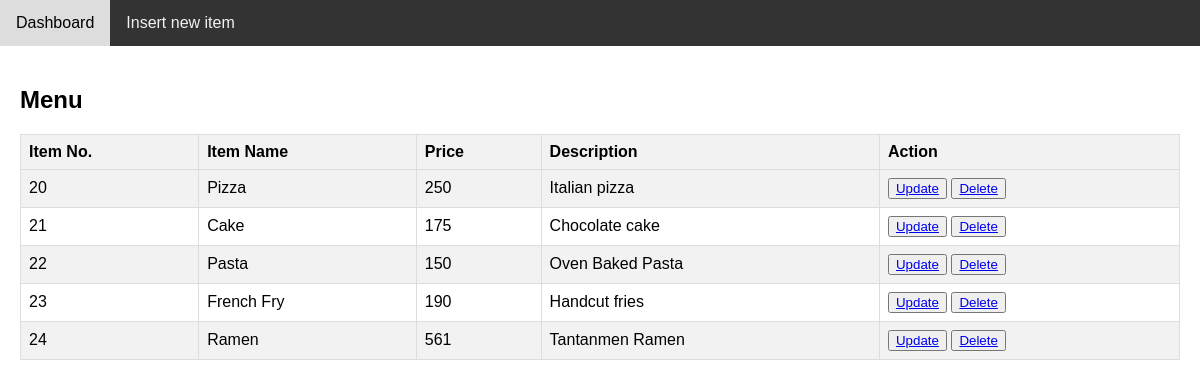
Screenshot of /Restaurant/menu/menu.php (signed in) with the database file from the repository.
### tables this page shows
CREATE TABLE `menu` (
  `Item_Number` int(2) NOT NULL,
  `Item_Name` varchar(20) DEFAULT NULL,
  `price` int(11) NOT NULL,
  `Description` varchar(100) DEFAULT NULL,
  `Restaurant_ID` int(11) NOT NULL
);

### Restaurant/menu/menu.php (the view, shortened to what this page needs)
<!DOCTYPE html>
<html>
<head>
    <link rel="stylesheet" type="text/css" href="menu.css">
    <link rel="stylesheet" href="https://cdnjs.cloudflare.com/ajax/libs/font-awesome/4.7.0/css/font-awesome.min.css">
</head>
<body>
<div class="topnav">
  <a href="http://localhost/dbdine/Restaurant/r_dashboard/r_dashboard.php">Dashboard</a>
  <a href="http://localhost/dbdine/Restaurant/menu/new_item.php">Insert new item</a>
</div>
<div class="content">
  <h2>Menu</h2>
  <?php
include("../../admin/db.php");
$Restaurant_ID = $_SESSION['Restaurant_ID'];
$sql = "SELECT * FROM Menu WHERE Restaurant_ID = ?";
$stmt1 = $conn->prepare($sql);
$stmt1->bind_param("i", $Restaurant_ID);
$stmt1->execute();
$result1 = $stmt1->get_result();
echo "<table border='1'>";
echo "<tr><th>Item No.</th>
          <th>Item Name</th>
          <th>Price</th>
          <th>Description</th>
          <th>Action</th>
          </tr>";
while ($row = $result1->fetch_assoc()) {
    echo "<tr>
    <td>".$row["Item_Number"]."</td>
    <td>".$row["Item_Name"]."</td>
    <td>".$row["price"]."</td>
    <td>".$row["Description"]."</td>
    <td>
    <button><a href='./update.php?Item_Number=".$row["Item_Number"]."'>Update</a></button>
    <button><a href='./delete.php?Item_Number=".$row["Item_Number"]."'>Delete</a></button>
</td>
    </tr>";
}
echo "</table>";
?>
</div>
</body>
</html>

### Restaurant/menu/menu.css (style rules this page uses)
body { font-family: Arial, sans-serif; margin: 0; padding: 0; }
.topnav { overflow: hidden; background-color: #333; }
.topnav a { float: left; color: #f2f2f2; text-align: center; padding: 14px 16px; text-decoration: none; }
.content { padding: 20px; }
table { border-collapse: collapse; width: 100%; border: 1px solid #ddd; }
th, td { border: 1px solid #ddd; padding: 8px; text-align: left; }
th { background-color: #f2f2f2; }
tr:nth-child(even) { background-color: #f2f2f2; }

### rows the page displays
menu: Item_Number "20", Item_Name "Pizza", price "250", Description "Italian pizza"
menu: Item_Number "21", Item_Name "Cake", price "175", Description "Chocolate cake"
menu: Item_Number "22", Item_Name "Pasta", price "150", Description "Oven Baked Pasta"
menu: Item_Number "23", Item_Name "French Fry", price "190", Description "Handcut fries"
menu: Item_Number "24", Item_Name "Ramen", price "561", Description "Tantanmen Ramen"
